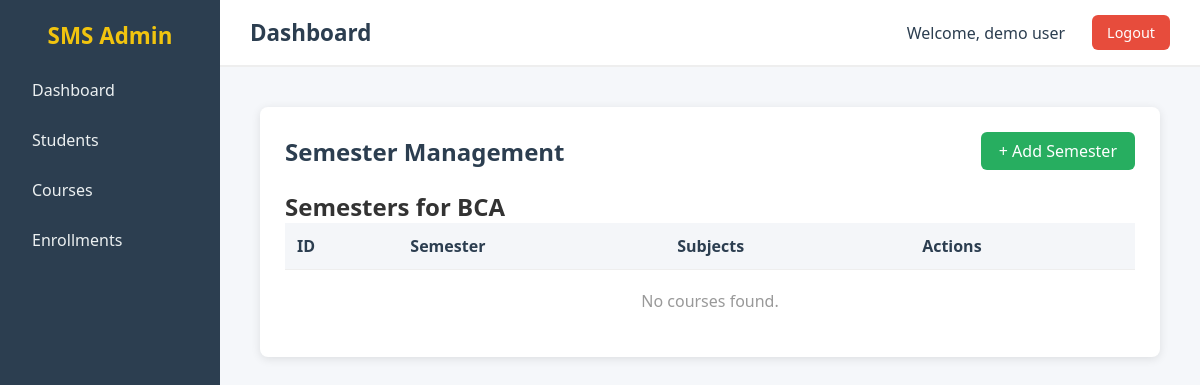
The page /courses/1/semesters (signed in) on the database as committed earlier.
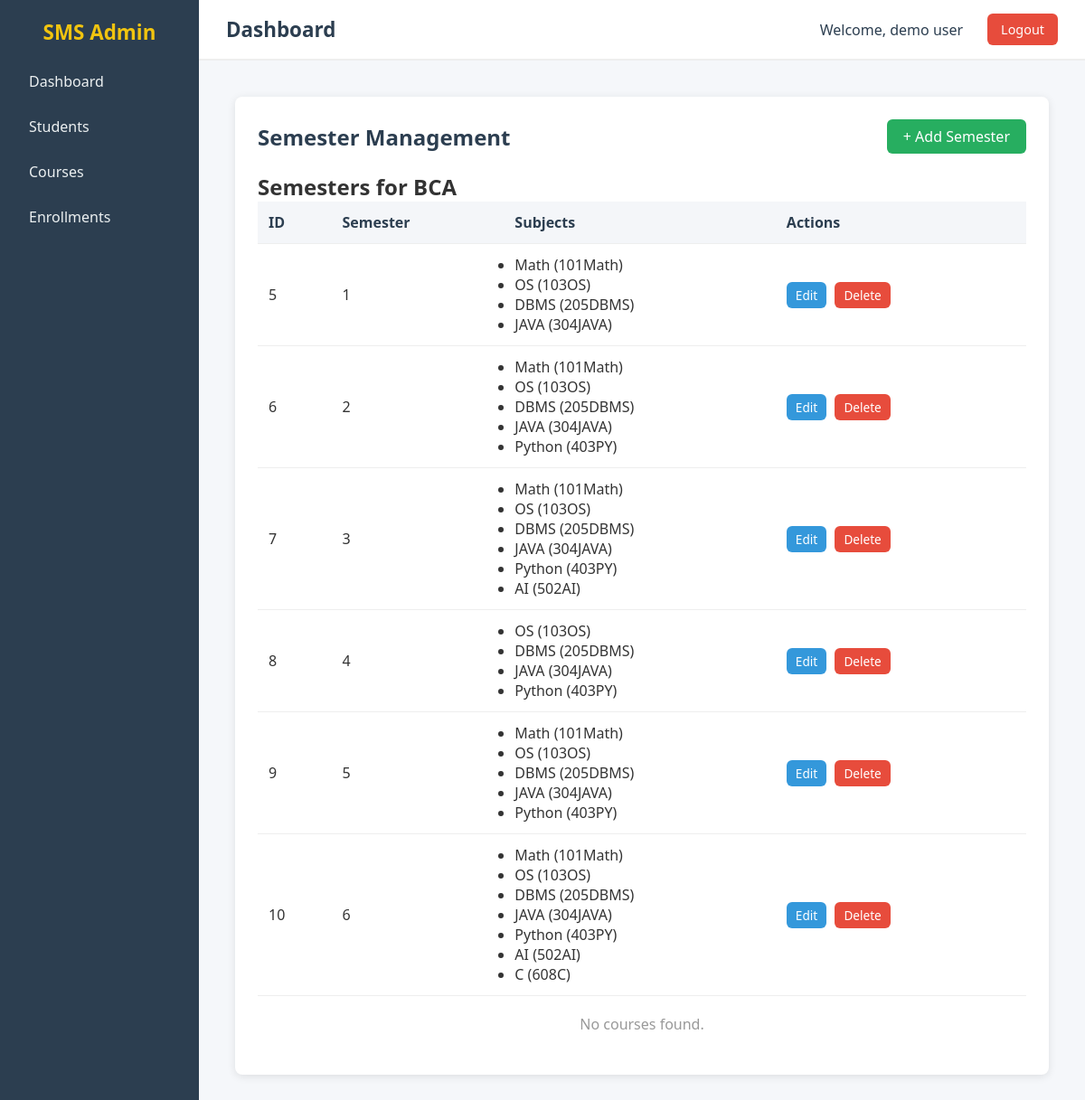
The same page on the database as committed later.
### SMS/app/models/sms_models.py (models this page shows)
class Semester(db.Model):
    __tablename__ = "semesters"
    id = db.Column(db.Integer, primary_key=True)
    number = db.Column(db.Integer, nullable=False)  # e.g., 1, 2, 3...
    course_id = db.Column(db.Integer, db.ForeignKey("courses.id"), nullable=False)
    subjects = db.relationship("Subject", secondary="semester_subjects", backref="semesters")

class Subject(db.Model):
    __tablename__ = "subjects"
    code = db.Column(db.String(50), primary_key=True)
    name = db.Column(db.String(100), nullable=False)

### SMS/app/routes/courses.py (the view)
@course_bp.route("/courses/<int:course_id>/semesters")
@login_required
def semester_manage(course_id):
    got_course = Course.query.get_or_404(course_id)
    return render_template("courses/semester_manage.html",course = got_course)

### SMS/app/decorator/login_auth.py (called while the page is built)
def login_required(f):
    @wraps(f)
    def decorated_function(*args, **kwargs):
        if "user_id" not in session:
            return redirect(url_for("auth.login"))  # redirect to login page
        return f(*args, **kwargs)
    return decorated_function

### SMS/app/routes/base.py (called while the page is built)
@base_bp.app_context_processor
def inject_user():
    user_id = session.get('user_id')
    if user_id:
        return {"login_user": User.query.get(user_id)}
    return {"login_user": None}

### SMS/app/templates/courses/semester_manage.html (shortened to what this page needs)
{% extends "base.html" %}
{% block css %}
<link rel="stylesheet" href="{{ url_for('static', filename='css/courses.css') }}">
{% endblock %}
{% block content %}
<div class="courses-container">
    <div class="top-bar">
        <h2>Semester Management</h2>
        <a href="/courses/{{ course.id }}/semesters/add/form" class="btn-add">+ Add Semester</a>
    </div>
    <h2>Semesters for {{ course.name }}</h2>
    <table class="courses-table">
        <thead>
            <tr>
                <th>ID</th>
                <th>Semester</th>
                <th>Subjects</th>
                <th>Actions</th>
            </tr>
        </thead>
        <tbody>
            {% for semester in course.semesters | sort(attribute="number")%}
            <tr>
                <td>{{ semester.id }}</td>
                <td>{{ semester.number }}</td>
                <td>
                    <ul>
                        {% for ss in semester.subjects %}
                        <li>{{ ss.name }} ({{ ss.code }})</li>
                        {% endfor %}
                    </ul>
                </td>
                <td>
                    <a href="/courses/edit/semester/{{ semester.id }}" class="btn-edit">Edit</a>
                    <a href="/courses/delete/semester/{{ semester.id }}" class="btn-delete">Delete</a>
                </td>
            </tr>
            {% endfor %}
        </tbody>
    </table>
    {% if not courses %}
    <p class="no-data">No courses found.</p>
    {% endif %}
</div>
{% endblock %}

Rows that differ between the two databases and show on the page:
added Semester: id "5", number "1"
now on this page (row unchanged): Subject: name "Math", code "101Math"
now on this page (row unchanged): Subject: name "OS", code "103OS"
now on this page (row unchanged): Subject: name "DBMS", code "205DBMS"
now on this page (row unchanged): Subject: name "JAVA", code "304JAVA"
added Semester: id "6", number "2"
now on this page (row unchanged): Subject: name "Python", code "403PY"
added Semester: id "7", number "3"
now on this page (row unchanged): Subject: name "AI", code "502AI"
added Semester: id "8", number "4"
added Semester: id "9", number "5"
added Semester: id "10", number "6"
now on this page (row unchanged): Subject: name "C", code "608C", shown under "10"
